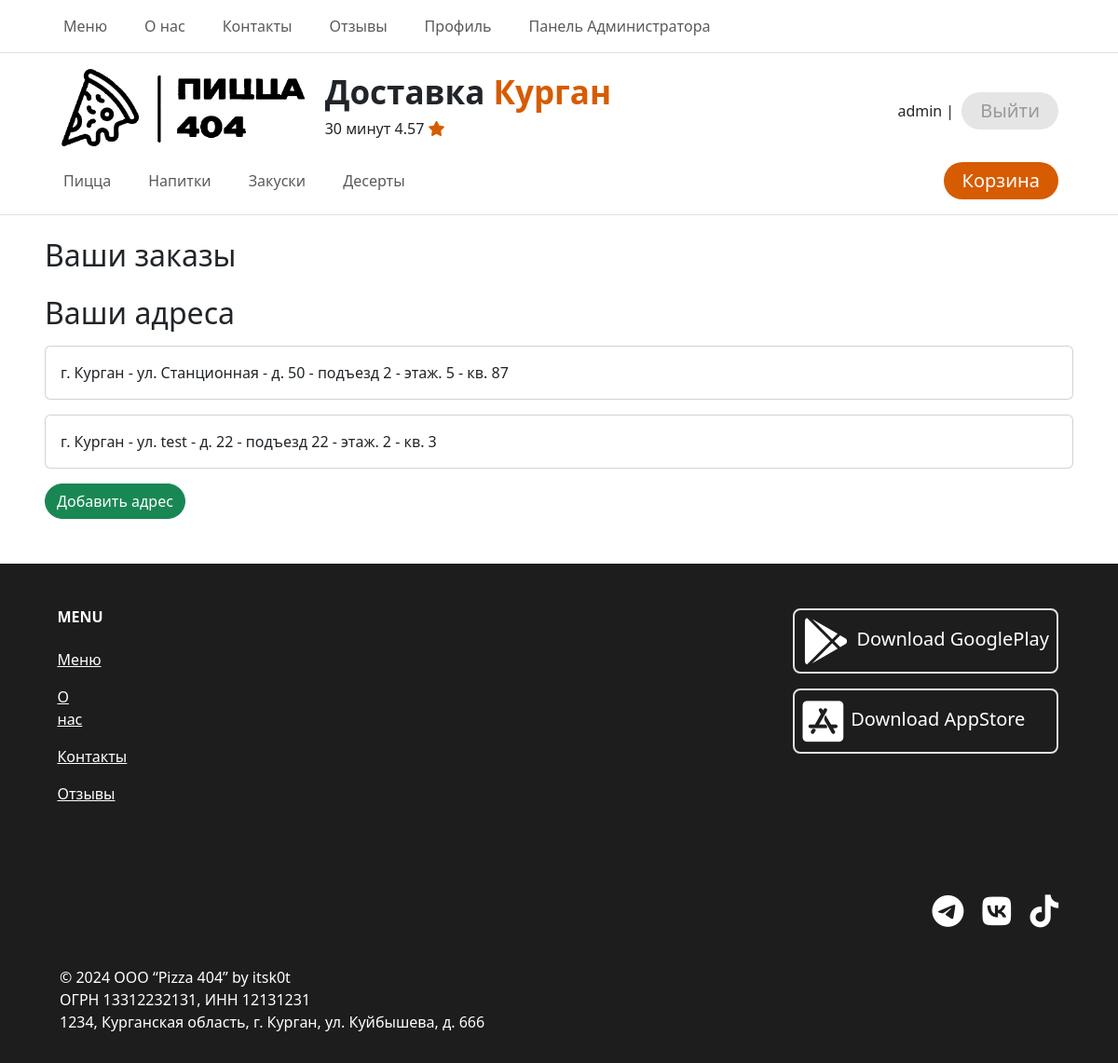
/account/ (signed in), run on the app's committed database.
### auth/models.py (models this page shows)
class CustomUser(AbstractUser):
    phone_number = models.CharField(verbose_name='Номер телефона', max_length=20, blank=True)
    date_birth = models.DateField(verbose_name='Дата рождения', null=True, blank=True)

### products/models.py (models this page shows, shortened)
class Category(models.Model):
    title = models.CharField(verbose_name='Название', max_length=128)
    class Meta:
        verbose_name = 'Категория'
        verbose_name_plural = 'Категории'

### technical/models.py (models this page shows, shortened)
class UserAddress(models.Model):
    user_id = models.ForeignKey(CustomUser, on_delete=models.CASCADE, verbose_name='Пользователь')
    city_id = models.ForeignKey(City, on_delete=models.CASCADE, verbose_name='Город')
    street = models.CharField(verbose_name='Улица', max_length=128)
    house = models.CharField(verbose_name='Дом', max_length=3)
    entrance = models.CharField(verbose_name='Подъезд', max_length=3)
    floor = models.CharField(verbose_name='Этаж', max_length=3)
    apartment = models.CharField(verbose_name='Квартира', max_length=3)
    class Meta:
        verbose_name = 'Адрес'
        verbose_name_plural = 'Адреса'

class City(models.Model):
    name = models.CharField(verbose_name='Город', max_length=128)
    def __str__(self):
        return self.name
    class Meta:
        verbose_name = 'Город'
        verbose_name_plural = 'Города'

### account/views.py (the view)
# urls.py: path('', account_view, name='account'),
def account_view(request):
    order = Order.objects.filter(user_id=request.user)
    order_item = OrderItem.objects.all()
    user_address = UserAddress.objects.filter(user_id=request.user)
    form = UserAddressForm(request.POST)
    if form.is_valid():
        account = form.save(commit=False)
        account.user_id = request.user
        account.save()
        return redirect('account:account')
    else:
        form = UserAddressForm
    return render(request, 'account/account.html', {'form': form, 'user_address': user_address, 'order': order, 'order_item': order_item})

### cart/context_processors.py (called while the page is built)
def cart(request):
    return {'cart': Cart(request)}

### technical/context_processors.py (called while the page is built)
def header_menu(request):
    return {'category_menu': Category.objects.all()}

### account/templates/account/account.html (shortened to what this page needs)
{% extends 'root.html' %}
    {% block content %}
    <div class="mt-4">
        <div>
            <h2>Ваши заказы</h2>
        </div>
        <div>
            <h2 class="mt-4">Ваши адреса</h2>
            <div>
                {% for el in user_address %}
                <div class="card mt-3">
                    <div class="card-body">
                        <p class="card-text">
                            г. {{ el.city_id }}
                            -
                            ул. {{ el.street }}
                            -
                            д. {{ el.house }}
                            -
                            подъезд {{ el.entrance }}
                            -
                            этаж. {{ el.floor }}
                            -
                            кв. {{ el.apartment }}
                        </p>
                    </div>
                </div>
                {% endfor %}
                <button type="button" class="btn btn-success rounded-5 mt-3" data-bs-toggle="modal"
                        data-bs-target="#exampleModal">
                    Добавить адрес
                </button>
            </div>
        </div>
    </div>
    {% endblock %}

### templates/root.html (shortened to what this page needs)
{% load static %}
<!DOCTYPE html>
<html lang="ru">
<head>
    <link rel="stylesheet" href="{% static 'css/css.css' %}">
    <link href="https://cdn.jsdelivr.net/npm/bootstrap@5.3.2/dist/css/bootstrap.min.css" rel="stylesheet"
>
</head>
<body>
<header class="">
    <nav class="navbar navbar-expand-lg navbar-light border-bottom ps-5 pe-5">
        <div class="container-fluid">
            <div class="collapse navbar-collapse" id="nav_lc">
                <ul class="navbar-nav">
                    <li class="nav-item me-4"><a class="nav-link" href="{% url 'product:product_list' %}">Меню</a></li>
                    <li class="nav-item me-4"><a class="nav-link" href="{% url 'technical:about_us' %}">О нас</a>
                    </li>
                    <li class="nav-item me-4"><a class="nav-link" href="{% url 'technical:contacts' %}">Контакты</a>
                    </li>
                    <li class="nav-item me-4"><a class="nav-link" href="{% url 'reviews:reviews_list' %}">Отзывы</a>
                    </li>
                    {% if user.is_active %}
                    <li class="nav-item me-4"><a class="nav-link" href="{% url 'account:account' %}">Профиль</a>
                        {% endif %}
                        {% if user.is_staff %}
                    <li class="nav-item me-4"><a class="nav-link" href="{% url 'admin:index' %}">Панель
                        Администратора</a></li>
                    {% endif %}
                </ul>
            </div>
        </div>
    </nav>
    <div class="ps-5 pe-5">
        <div class="">
            <div class="d-flex justify-content-between pt-3 ps-3 pe-3">
                <div class="d-flex ">
                    <a class="navbar-brand" href="{% url 'product:product_list' %}"><img style="height: 90px;"
                                                                                         src="/media/images/logo.png"></a>
                    <p class="ms-3">
                        <span style="font-size: 35px;"><b>Доставка
                                <span style="color: #d75b00;">Курган</span>
                        </b></span><br>
                        30 минут 4.57 <i class="fa-solid fa-star" style="color: #d75b00;"></i>
                    </p>
                </div>
                <div class="d-flex align-items-center">
                    {% if user.is_active %}
                    {{user.username}} | <a class="ms-2 btn_header_custom" href="{% url 'auth:logout' %}">Выйти</a>
                    {% else %}
                    <a class="me-3 btn_header_custom" href="{% url 'auth:register' %}">Регистрация</a>
                    <a class="btn_header_custom" href="{% url 'auth:login' %}">Войти</a>
                    {% endif %}
                </div>
            </div>
        </div>
    </div>
    <div class="ps-5 pe-5 border-bottom head_menu pb-2">
        <div class="d-flex justify-content-between pe-3">
            <nav class="navbar navbar-expand-lg navbar-light">
                <div class="container-fluid">
                    <div class="collapse navbar-collapse" id="nav_lc2">
                        <ul class="navbar-nav">
                            {% for el in category_menu %}
                            <li class="nav-item me-4 "><a class="nav-link" href="#{{ el.id }}">{{ el.title }}</a></li>
                            {% endfor %}
                        </ul>
                    </div>
                </div>
            </nav>
            <div class="d-flex align-items-center">
                {% if user.is_active %}
                <a class="btn_header_basket_custom" href="{% url 'cart:cart_detail' %}">Корзина</a>
                {% else %}
                <a type="button" class="btn_header_basket_custom" data-bs-toggle="modal"
                   data-bs-target="#exampleModal">
                    Корзина
                </a>
                {% endif %}
            </div>
        </div>
    </div>
</header>
<main class="ps-5 pe-5">
    {% block content %}
    {% endblock %}
</main>
<footer class="mt-5">
    <div class="">
        <div class="d-flex justify-content-between ps-4 pe-5">
            <div class="d-flex w-25 justify-content-between">
                <section class="">
                    <div class="text-md-start mt-5">
                        <div class="row mt-3">
                            <div class="col-md-2 col-lg-2 col-xl-2 mx-auto mb-4">
                                <h6 class="text-uppercase fw-bold mb-4">Menu</h6>
                                <p><a href="{% url 'product:product_list' %}" class="text-reset">Меню</a></p>
                                <p><a href="{% url 'technical:about_us' %}" class="text-reset">О нас</a></p>
                                <p><a href="{% url 'technical:contacts' %}" class="text-reset">Контакты</a></p>
                                <p><a href="{% url 'reviews:reviews_list' %}" class="text-reset">Отзывы</a></p>
                            </div>
                        </div>
                    </div>
                </section>
            </div>
            <div class="mt-5 pe-3">
                <a href="#" class="btn_footer">
                    <div class="d-flex border border-2 p-2 rounded-3" style="color: #fff;">
                        <i class="fa-brands fa-google-play" style="font-size: 50px;"></i>
                        <h5 class="d-flex align-items-center ms-2 mt-1">Download GooglePlay</h5>
                    </div>
                </a>
                <a href="#" class="btn_footer">
                    <div class="d-flex border border-2 p-2 rounded-3 mt-3" style="color: #fff;">
                        <i class="fa-brands fa-app-store-ios" style="font-size: 50px;"></i></i>
                        <h5 class="d-flex align-items-center ms-2 mt-1">Download AppStore</h5>
                    </div>
                </a>
            </div>
        </div>
        <div class="ps-5 pe-5 d-flex justify-content-between mt-5">
            <div class="pe-3">
                <nav class="navbar navbar-expand-lg navbar-light">
                </nav>
            </div>
            <div class="pe-3">
                <a href="https://t.me/zxcitsk0t" class="btn_footer_social ms-3"><i
                        class="fa-brands fa-telegram"></i></a>
                <a href="#" class="btn_footer_social ms-3"><i
                        class="fa-brands fa-vk"></i></a>
                <a href="#" class="btn_footer_social ms-3"><i
                        class="fa-brands fa-tiktok"></i></a>
            </div>
        </div>
        <div class="ps-5 pe-5 mt-3">
            <div class="p-3">
                <p>
                    © 2024 ООО “Pizza 404” by itsk0t <br>
                    ОГРН 13312232131, ИНН 12131231 <br>
                    1234, Курганская область, г. Курган, ул. Куйбышева, д. 666
                </p>
            </div>
        </div>
    </div>
</footer>
</body>
</html>

### static/css/css.css (style rules this page uses)
footer { background: #1d1d1d; color: #fff; text-decoration: none; }
.btn_header_custom { background: #e5e5e5; color: #9a9a9a; font-size: 20px; text-decoration: none; padding: 5px; padding-left: 20px; padding-right: 20px; border-radius: 50px; }
.btn_header_basket_custom { background: #d75b00; color: #fff; font-size: 20px; text-decoration: none; padding: 5px; padding-left: 20px; padding-right: 20px; border-radius: 50px; }
.btn_footer { text-decoration: none; color: #000; }
.btn_footer_social { text-decoration: none; color: #fff; font-size: 35px; }

### data on the page
CustomUser: username "admin"
Category: title "Пицца"
Category: title "Напитки"
Category: title "Закуски"
Category: title "Десерты"
UserAddress: city_id "Курган", street "Станционная", house "50", entrance "2", floor "5", apartment "87"
UserAddress: city_id "Курган", street "test", house "22", entrance "22", floor "2", apartment "3"
